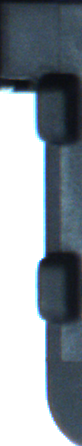
#> input picture template_4.png, 82 x 446 px
$ python -i patches.py   (imports and definitions only)
#> lines starting #> are read from the running program, lines starting #| are printed output that depends on the picture
import torch
import cv2
import numpy as np
import time


# TODO 1: Import your model here. Using YOLO as example
from colorama import Fore, Style
import pathlib
import os
# TODO 2:Import any other packages required by your code


class MODEL:
    """
    A class that encapsulates the model loading, warm-up, and inference operations.
    This approach ensures the model is loaded into memory once and used for multiple inferences.
    """
    def __init__(self, template_path='', method="TM_CCOEFF_NORMED", warmup_runs=1, device="cuda:0"):  #TODO 3: Update the model_path, Add the parameters you need which can be modified from GUI
        """
        Initialize the model.

        Args:
            template_path (str): Path of the template.
            method: method of template matching.
            warmup_runs (int): Number of dummy inference runs to warm up the model.
        """

        self.template = cv2.imread(template_path,0)
        self.method = getattr(cv2, method)
        dummy_image = cv2.cvtColor(np.zeros((640, 640,3), dtype=np.uint8),    cv2.COLOR_BGR2GRAY)
        for _ in range(warmup_runs):
            _ = cv2.matchTemplate(dummy_image, self.template, self.method)


    # [224 lines left out: functions pre_process, GET_ANGLE_NAME, CLEAVE_v5, infer, get_Template_results, get_ROI and 1 more, not called in this run]


# Example usage:
# [76 lines not run here, left out]

>>> import cv2
>>> picture = cv2.imread('template_4.png', cv2.IMREAD_GRAYSCALE)
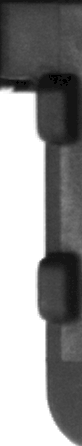
#> picture: shape (446, 82); min 0, max 255, mean 147.1
>>> result = MODEL().main(picture)
#> after the loop in __init__, `for _ in range(warmup_runs):`: dummy_image: shape (640, 640); every value is 0
#> (the run stopped early here; a loop or call above may not have finished)
